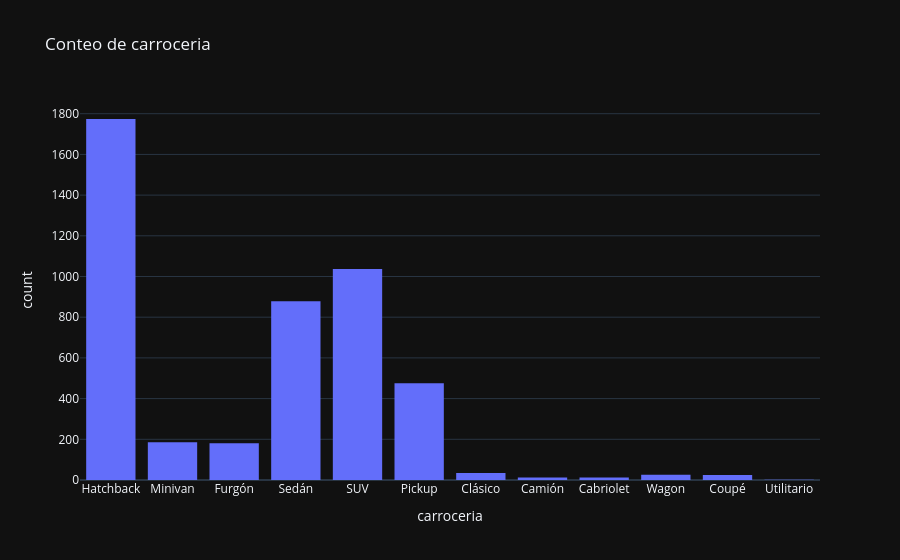

This figure's notebook cell:
### Code cell
hist = px.histogram(df,
                    x = 'carroceria',
                    template = 'plotly_dark',
                    title = 'Conteo de carroceria'
                    )
hist.show()

### Figure 1 — Plotly figure (JSON) as saved in the notebook; plotly's stock layout.template omitted (floating-point values rounded to 4 significant figures; data arrays with more than 128 entries replaced by an {"elided": "..."} marker saying what was removed)
{"data": [{"bingroup": "x", "hovertemplate": "carroceria=%{x}<br>count=%{y}<extra></extra>", "legendgroup": "", "marker": {"color": "#636efa", "pattern": {"shape": ""}}, "name": "", "orientation": "v", "showlegend": false, "type": "histogram", "x": {"elided": "4640 str values"}, "xaxis": "x", "yaxis": "y"}], "layout": {"barmode": "relative", "legend": {"tracegroupgap": 0}, "title": {"text": "Conteo de carroceria"}, "xaxis": {"anchor": "y", "domain": [0, 1], "title": {"text": "carroceria"}}, "yaxis": {"anchor": "x", "domain": [0, 1], "title": {"text": "count"}}}}
